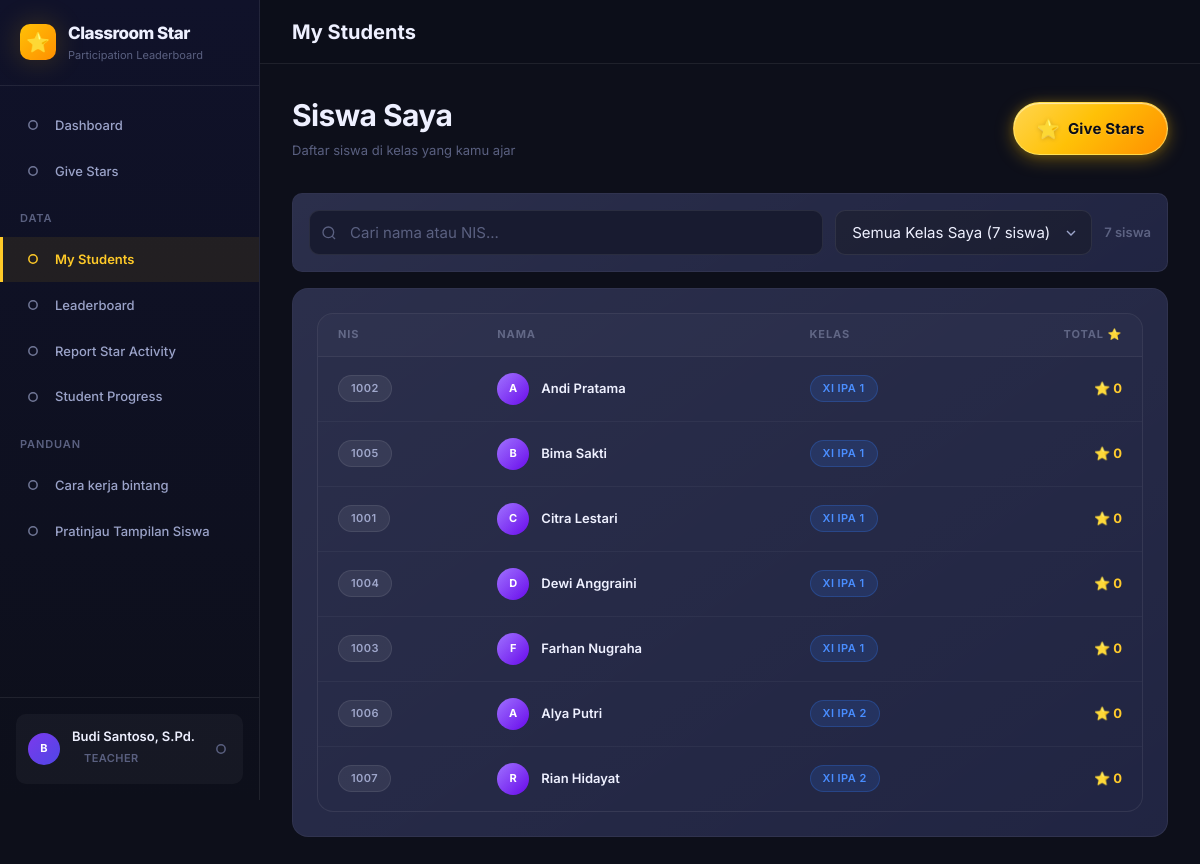
The app's page /teacher/students.php (signed in) with its own data.
### tables this page shows
CREATE TABLE `students` (
  `id`         INT UNSIGNED AUTO_INCREMENT PRIMARY KEY,
  `user_id`    INT UNSIGNED NULL UNIQUE,         
  `nis`        VARCHAR(30)  NOT NULL UNIQUE,     
  `name`       VARCHAR(150) NOT NULL,
  `class_id`   INT UNSIGNED NOT NULL,
  `is_active`  TINYINT(1) NOT NULL DEFAULT 1,
  `created_at` TIMESTAMP NOT NULL DEFAULT CURRENT_TIMESTAMP,
  `updated_at` TIMESTAMP NOT NULL DEFAULT CURRENT_TIMESTAMP ON UPDATE CURRENT_TIMESTAMP,
  CONSTRAINT `fk_student_user`  FOREIGN KEY (`user_id`)  REFERENCES `users`   (`id`) ON DELETE SET NULL,
  CONSTRAINT `fk_student_class` FOREIGN KEY (`class_id`) REFERENCES `classes` (`id`)
);

CREATE TABLE `classes` (
  `id`            INT UNSIGNED AUTO_INCREMENT PRIMARY KEY,
  `name`          VARCHAR(50)  NOT NULL,         
  `academic_year` VARCHAR(20)  NOT NULL,
  `is_active`     TINYINT(1) NOT NULL DEFAULT 1,
  `created_at`    TIMESTAMP NOT NULL DEFAULT CURRENT_TIMESTAMP,
  `updated_at`    TIMESTAMP NOT NULL DEFAULT CURRENT_TIMESTAMP ON UPDATE CURRENT_TIMESTAMP
);

### app/bootstrap.php (called while the page is built, shortened)
<?php
$appConfig = require APP_ROOT . '/config/app.php';
spl_autoload_register(function (string $class): void {
    $searchDirs = [
        APP_ROOT . '/core/',
        APP_ROOT . '/models/',
        APP_ROOT . '/helpers/',
    ];
    foreach ($searchDirs as $dir) {
        $file = $dir . $class . '.php';
        if (file_exists($file)) {
            return;
        }
    }
});

### app/config/app.php (called while the page is built)
<?php
return [
    'name'          => 'Classroom Star',
    'version'       => '1.0.0',
    'env'           => 'development',
    'timezone'      => 'Asia/Jakarta',
    'session_name'  => 'classroom_star_session',
    'session_lifetime' => 7200,
    'base_url'      => '',
];

### app/core/Auth.php (called while the page is built, shortened)
<?php
class Auth
{
    public static function startSession(): void
    {
        $appConfig = require dirname(__DIR__) . '/config/app.php';
    }
    public static function check(): bool
    {
        return !empty($_SESSION['logged_in']) && !empty($_SESSION['user_id']);
    }
    public static function user(): array|null
    {
        return [
            'id'       => $_SESSION['user_id'],
            'name'     => $_SESSION['user_name'],
            'username' => $_SESSION['username'],
            'role'     => $_SESSION['role'],
        ];
    }
}

### app/config/database.php (called while the page is built)
<?php
return [
    'host'     => 'localhost',
    'port'     => 3306,
    'dbname'   => 'classroom_star',
    'username' => 'root',
    'password' => '',
    'charset'  => 'utf8mb4',
    'options'  => [
        PDO::ATTR_ERRMODE            => PDO::ERRMODE_EXCEPTION,
        PDO::ATTR_DEFAULT_FETCH_MODE => PDO::FETCH_ASSOC,
        PDO::ATTR_EMULATE_PREPARES   => false,
    ],
];

### app/core/Database.php (called while the page is built, shortened)
<?php
class Database
{
    private static ?PDO $instance = null;
    public static function getInstance(): PDO
    {
        if (self::$instance === null) {
            $config = require dirname(__DIR__) . '/config/database.php';
            $dsn = sprintf(
                'mysql:host=%s;port=%d;dbname=%s;charset=%s',
                $config['host'],
                $config['port'],
                $config['dbname'],
                $config['charset']
            );
            try {
                self::$instance = new PDO($dsn, $config['username'], $config['password'], $config['options']);
            } catch (PDOException $e) {
                $appConfig = require dirname(__DIR__) . '/config/app.php';
                if ($appConfig['env'] === 'development') {
                    die(json_encode(['success' => false, 'message' => 'Database connection failed: ' . $e->getMessage()]));
                } else {
                    die(json_encode(['success' => false, 'message' => 'Service unavailable. Please try again later.']));
                }
            }
        }
        return self::$instance;
    }
    public static function query(string $sql, array $params = []): array
    {
        $stmt = self::getInstance()->prepare($sql);
        $stmt->execute($params);
        return $stmt->fetchAll();
    }
    public static function queryOne(string $sql, array $params = []): array|false
    {
        $stmt = self::getInstance()->prepare($sql);
        $stmt->execute($params);
        return $stmt->fetch();
    }
}

### app/models/TeacherModel.php (called while the page is built, shortened)
<?php
class TeacherModel
{
    public static function findByUserId(int $userId): array|false
    {
        return Database::queryOne('SELECT * FROM teachers WHERE user_id = ?', [$userId]);
    }
    public static function getClasses(int $teacherId): array
    {
        return Database::query(
            'SELECT tc.*, c.name AS class_name, c.academic_year, s.name AS semester_name
             FROM teacher_classes tc
             JOIN classes   c ON tc.class_id   = c.id
             JOIN semesters s ON tc.semester_id = s.id
             WHERE tc.teacher_id = ?
             ORDER BY s.academic_year DESC, c.name',
            [$teacherId]
        );
    }
}

### app/models/StudentModel.php (called while the page is built, shortened)
<?php
class StudentModel
{
    public static function all(int|array $classId = 0, string $search = '', int $limit = 100, int $offset = 0): array
    {
        $where  = ['s.is_active = 1'];
        $params = [];
        if (is_array($classId)) {
            if (!empty($classId)) {
                $where[] = 's.class_id IN (' . implode(',', array_fill(0, count($classId), '?')) . ')';
                $params  = array_merge($params, array_map('intval', array_values($classId)));
            } else {
                $where[] = '1 = 0';
            }
        } elseif ($classId > 0) {
            $where[]  = 's.class_id = ?';
            $params[] = $classId;
        }
        $whereStr = 'WHERE ' . implode(' AND ', $where);
        $params[] = $limit;
        $params[] = $offset;
        return Database::query(
            "SELECT s.*, c.name AS class_name,
                    COALESCE((SELECT SUM(st.stars) FROM star_transactions st WHERE st.student_id = s.id AND st.type='award'), 0) AS total_stars
             FROM students s
             JOIN classes c ON s.class_id = c.id
             $whereStr
             ORDER BY s.class_id, s.name
             LIMIT ? OFFSET ?",
            $params
        );
    }
    public static function count(int|array $classId = 0, string $search = ''): int
    {
        $where  = ['is_active = 1'];
        $params = [];
        if (is_array($classId)) {
            if (!empty($classId)) {
                $where[] = 'class_id IN (' . implode(',', array_fill(0, count($classId), '?')) . ')';
                $params  = array_merge($params, array_map('intval', array_values($classId)));
            } else {
                $where[] = '1 = 0';
            }
        } elseif ($classId > 0) {
            $where[]  = 'class_id = ?';
            $params[] = $classId;
        }
        $whereStr = 'WHERE ' . implode(' AND ', $where);
        return (int)(Database::queryOne("SELECT COUNT(*) as n FROM students $whereStr", $params)['n'] ?? 0);
    }
    public static function paginate(int $page = 1, int $limit = 50, int|array $classId = 0, string $search = ''): array
    {
        $page   = max(1, $page);
        $offset = ($page - 1) * $limit;
        $total  = self::count($classId, $search);
        $items  = self::all($classId, $search, $limit, $offset);
        return [
            'students'    => $items,
            'total'       => $total,
            'page'        => $page,
            'limit'       => $limit,
            'pages'       => ceil($total / $limit),
            'total_pages' => ceil($total / $limit)
        ];
    }
}

### public/teacher/students.php (the view, shortened to what this page needs)
<?php
require_once dirname(__DIR__, 2) . '/app/bootstrap.php';
$teacher   = TeacherModel::findByUserId(Auth::user()['id']);
$myClasses = $teacher ? TeacherModel::getClasses($teacher['id']) : [];
$classIds  = array_unique(array_column($myClasses, 'class_id'));
$LIMIT      = 50;
$currPage   = max(1, (int)($_GET['page'] ?? 1));
$initData   = !empty($classIds) ? StudentModel::paginate($currPage, $LIMIT, $classIds, '') : ['students' => [], 'total' => 0, 'page' => 1, 'pages' => 0];
$students   = $initData['students'] ?? [];
$total      = (int)($initData['total'] ?? 0);
include dirname(__DIR__, 2) . '/app/views/layout/header.php';
?>
<div class="page-header page-header-row">
    <div>
        <h1>Siswa Saya</h1>
        <p>Daftar siswa di kelas yang kamu ajar</p>
    </div>
    <a href="/teacher/give-stars.php" class="btn btn-primary btn-give-stars-header">
        <span class="btn-star-icon">⭐</span>
        <span>Give Stars</span>
    </a>
</div>
<div class="card card-sm mb-4">
    <div class="flex gap-3 flex-wrap" style="align-items:center;">
        <div class="input-group" style="flex:1; min-width:200px;">
            <span class="input-icon input-icon-left">
            </span>
            <input type="text" class="form-control has-icon-left" id="search-input" placeholder="Cari nama atau NIS..." aria-label="Cari siswa">
        </div>
        <select class="form-control" id="filter-class" style="width:auto; min-width:180px;" aria-label="Filter kelas">
            <option value="0">Semua Kelas Saya (<?= $total ?> siswa)</option>
        </select>
        <div id="students-count" class="text-muted text-sm fw-semibold"><?= $total ?> siswa</div>
    </div>
</div>
<div class="card">
    <div class="table-wrapper" id="students-table-wrapper">
        <?php if (empty($students)): ?>
            <div class="empty-state">
                <div class="empty-state-icon">🎓</div>
                <div class="empty-state-title">Belum ada siswa</div>
                <div class="empty-state-desc">Hubungi Admin untuk mendaftarkan siswa ke kelas yang kamu ajar.</div>
            </div>
        <?php else: ?>
            <table class="table" aria-label="Tabel Siswa">
                <thead>
                    <tr>
                        <th scope="col">NIS</th>
                        <th scope="col">Nama</th>
                        <th scope="col">Kelas</th>
                        <th scope="col" class="text-right">Total ⭐</th>
                    </tr>
                </thead>
                <tbody id="students-tbody">
                    <?php foreach ($students as $s): ?>
                    <tr id="student-row-<?= $s['id'] ?>">
                        <td><span class="badge badge-muted text-xs"><?= htmlspecialchars($s['nis']) ?></span></td>
                        <td>
                            <div class="student-cell">
                                <div class="avatar avatar-sm"><?= strtoupper(substr($s['name'] ?? 'S', 0, 1)) ?></div>
                                <span class="student-cell-name"><?= htmlspecialchars($s['name']) ?></span>
                            </div>
                        </td>
                        <td><span class="badge badge-blue"><?= htmlspecialchars($s['class_name']) ?></span></td>
                        <td class="text-right fw-bold text-gold">⭐ <?= number_format($s['total_stars']) ?></td>
                    </tr>
                    <?php endforeach; ?>
                </tbody>
            </table>
        <?php endif; ?>
    </div>
</div>
<?php include dirname(__DIR__, 2) . '/app/views/layout/footer.php'; ?>

### public/assets/css/main.css (style rules this page uses)
:root { --clr-bg-primary: #0d0f1a; --clr-bg-secondary: #131628; --clr-bg-tertiary: #1a1d35; --clr-bg-card: #1e2240; --clr-bg-card-hover: #252a4a; --clr-bg-input: #181b30; --clr-bg-sidebar: #10122a; --clr-gold-100: #fff8e1; --clr-gold-300: #ffd54f; --clr-gold-400: #ffca28; --clr-gold-500: #ffc107; --clr-gold-600: #ffb300; --clr-gold-700: #ff8f00; --clr-purple-400: #9c6dff; --clr-purple-500: #7c4dff; --clr-purple-600: #6200ea; --clr-blue-400: #448aff; --clr-blue-500: #2979ff; --clr-success: #00e676; --clr-warning: #ffea00; --clr-danger: #ff5252; --clr-info: #40c4ff; --clr-text-primary: #eef0ff; --clr-text-secondary: #9ba3c9; --clr-text-muted: #5a6080; --clr-text-inverse: #0d0f1a; --clr-border: rgba(255, 255, 255, 0.08); --clr-border-focus: var(--clr-gold-500); --grad-gold: linear-gradient(135deg, #ffc107 0%, #ff8f00 100%); --grad-purple: linear-gradient(135deg, #9c6dff 0%, #6200ea 100%); --grad-hero: linear-gradient(135deg, #1a1d35 0%, #0d0f1a 50%, #1a0d35 100%); --grad-card: linear-gradient(145deg, rgba(255,255,255,0.06) 0%, rgba(255,255,255,0.01) 100%); --grad-sidebar: linear-gradient(180deg, #10122a 0%, #0d0f1a 100%); --shadow-sm: 0 2px 8px rgba(0, 0, 0, 0.3); --shadow-md: 0 8px 24px rgba(0, 0, 0, 0.4); --shadow-lg: 0 20px 60px rgba(0, 0, 0, 0.5); --shadow-gold: 0 0 30px rgba(255, 193, 7, 0.2); --shadow-purple: 0 0 30px rgba(124, 77, 255, 0.25); --shadow-card: 0 4px 20px rgba(0, 0, 0, 0.35); --space-1: 0.25rem; --space-2: 0.5rem; --space-3: 0.75rem; --space-4: 1rem; --space-5: 1.25rem; --space-6: 1.5rem; --space-7: 1.75rem; --space-8: 2rem; --space-10: 2.5rem; --space-12: 3rem; --space-16: 4rem; --font-base: 'Inter', -apple-system, BlinkMacSystemFont, 'Segoe UI', sans-serif; --fs-xs: 0.6875rem; --fs-sm: 0.8125rem; --fs-base: 0.9375rem; --fs-md: 1.0625rem; --fs-lg: 1.25rem; --fs-xl: 1.5rem; --fs-2xl: 1.875rem; --fs-3xl: 2.25rem; --fs-4xl: 3rem; --radius-sm: 6px; --radius-md: 10px; --radius-lg: 16px; --radius-xl: 24px; --radius-full: 9999px; --transition-fast: all 0.15s ease; --transition-base: all 0.25s ease; --transition-slow: all 0.4s ease; --sidebar-width: 260px; --sidebar-collapsed: 72px; --header-height: 64px; --content-max-width: 1280px; }
*, *::before, *::after { box-sizing: border-box; margin: 0; padding: 0; }
html { font-size: 16px; scroll-behavior: smooth; -webkit-text-size-adjust: 100%; }
body { font-family: var(--font-base); font-size: var(--fs-base); font-weight: 400; line-height: 1.6; color: var(--clr-text-primary); background-color: var(--clr-bg-primary); min-height: 100vh; -webkit-font-smoothing: antialiased; -moz-osx-font-smoothing: grayscale; }
h1, h2, h3, h4, h5, h6 { font-weight: 700; line-height: 1.3; color: var(--clr-text-primary); letter-spacing: -0.02em; }
h1 { font-size: var(--fs-3xl); }
p { color: var(--clr-text-secondary); line-height: 1.7; }
a { color: var(--clr-gold-400); text-decoration: none; transition: var(--transition-fast); }
.badge { display: inline-flex; align-items: center; gap: var(--space-1); padding: var(--space-1) var(--space-3); border-radius: var(--radius-full); font-size: var(--fs-xs); font-weight: 600; letter-spacing: 0.04em; text-transform: uppercase; }
.badge-blue { background: rgba(41,121,255,0.15); color: var(--clr-blue-400); border: 1px solid rgba(41,121,255,0.25); }
.badge-muted { background: rgba(255,255,255,0.07); color: var(--clr-text-secondary); border: 1px solid var(--clr-border); }
.avatar { display: flex; align-items: center; justify-content: center; border-radius: 50%; font-weight: 700; letter-spacing: 0.03em; flex-shrink: 0; background: var(--grad-purple); color: #fff; }
.avatar-sm { width: 32px; height: 32px; font-size: var(--fs-xs); }

### public/assets/css/layout.css (style rules this page uses)
.page-header { margin-bottom: var(--space-8); }
.page-header h1 { font-size: var(--fs-2xl); margin-bottom: var(--space-1); }
.page-header p { font-size: var(--fs-sm); color: var(--clr-text-muted); }
.page-header-row { display: flex; align-items: flex-end; justify-content: space-between; gap: var(--space-4); flex-wrap: wrap; }
.flex { display: flex; }
.flex-wrap { flex-wrap: wrap; }
.gap-3 { gap: var(--space-3); }

### records on screen
students: nis "1002", name "A", name "Andi Pratama", class.name "XI IPA 1", total_stars "0"
students: nis "1005", name "B", name "Bima Sakti", class.name "XI IPA 1", total_stars "0"
students: nis "1001", name "C", name "Citra Lestari", class.name "XI IPA 1", total_stars "0"
students: nis "1004", name "D", name "Dewi Anggraini", class.name "XI IPA 1", total_stars "0"
students: nis "1003", name "F", name "Farhan Nugraha", class.name "XI IPA 1", total_stars "0"
students: nis "1006", name "A", name "Alya Putri", class.name "XI IPA 2", total_stars "0"
students: nis "1007", name "R", name "Rian Hidayat", class.name "XI IPA 2", total_stars "0"

### other values on screen
$item['label'] "Dashboard"
$item['label'] "Give Stars"
$item['section'] "DATA"
$item['label'] "My Students"
$item['label'] "Leaderboard"
$item['label'] "Report Star Activity"
$item['label'] "Student Progress"
$item['section'] "PANDUAN"
$item['label'] "Cara kerja bintang"
$item['label'] "Pratinjau Tampilan Siswa"
$initials "B"
$user['name'] "Budi Santoso, S.Pd."
$roleBadge['label'] "TEACHER"
$pageTitle "My Students"
$total "7"
